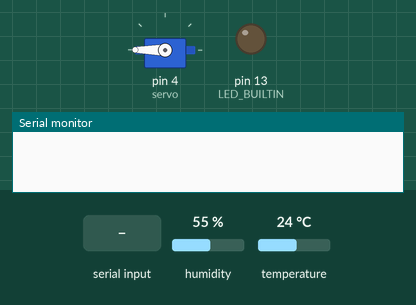
The sketch below on a simulated Arduino Uno, built with avr-gcc and run on an emulated ATmega328P. Shown: servo, output pins drawn as LEDs (lit = HIGH), the last lines printed to the serial monitor. The test bench sets the inputs (shaded band); at power-on: humidity 55 %, temperature 24 °C.

Above: at 1.2 s.
1.3 s: "2" received over Serial
At 2.3 s:
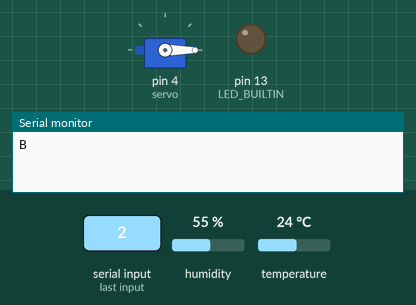
2.8 s: "1" received over Serial
At 3.4 s:
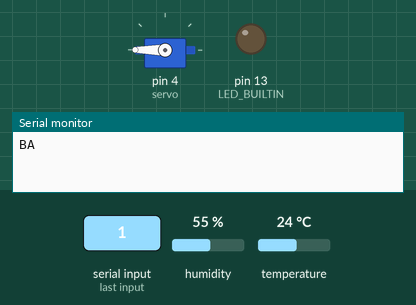
Timing chart, 0 to 5.8 s (numbered marks = the images above; inputs shaded):
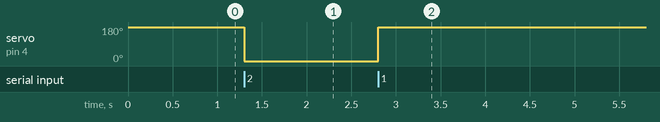

Measured:
- after the input at 1.3 s, servo on pin 4 (servo): 180° → 0° at once
- after the input at 2.8 s, servo on pin 4 (servo): 0° → 180° at once

The sketch:

ArduinoCode_project_withbutton.ino
```cpp
#include <DHT.h>
#include <ArduinoJson.h>
#include <Servo.h>

#define DHT_PIN 5    // Pin connected to the DHT sensor
#define DHT_TYPE DHT11   // DHT sensor type

Servo servo; // servo object representing the MG 996R servo
DHT dht(DHT_PIN, DHT_TYPE);

const int buttonPin = 0;  // Pin connected to the external button
bool buttonState = false;  // Current state of the button
bool previousButtonState = false;  // Previous state of the button
unsigned long debounceDelay = 10;  // Debounce delay in milliseconds
unsigned long lastDebounceTime = 0;  // Last time the button state changed

void setup() {
  Serial.begin(115200);
  while (!Serial) {
    ; // wait for serial port to connect. Needed for native USB
  }
  pinMode(LED_BUILTIN, OUTPUT);

  // Servo Motor code
  servo.attach(4); // servo is wired to Arduino on digital pin 4
  servo.write(180); // move MG996R's shaft to angle 0° (Fechado)

  // DHT Sensor code
  dht.begin();

  // External button setup
  pinMode(buttonPin, INPUT_PULLUP);
}

void loop() {
  // Read sensor data
  float humidity = dht.readHumidity();
  float temperature = dht.readTemperature();

  // Handle serial input
  if (Serial.available() > 0) {
    char c = Serial.read();
    switch (c) {
      case '1':
        // OPEN servo motor
        if (servo.read() == 0) {
          servo.write(180); // move MG996R's shaft to angle 180° (It is an open position)
        }
        Serial.write("A"); // Send back 'A' as acknowledgement
        break;
      case '2':
        // Close servo motor
        if (servo.read() == 180) {
          servo.write(0); // move MG996R's shaft to angle 0° (It is a close position)
        }
        Serial.write("B"); // Send back 'B' as acknowledgement
        break;
      case '3':
        // Send DHT11 data
        if (isnan(humidity) || isnan(temperature)) {
          Serial.println(F("Failed to read from DHT sensor!"));
        } else {
          sendDHT11Data(temperature, humidity);
        }
        Serial.write("B"); // Send back 'B' as acknowledgement
        break;
      default:
        Serial.write("E"); // Send back 'E' for error
        break;
    }
  }

  // Check button state with debounce
  if (millis() - lastDebounceTime > debounceDelay) {
    buttonState = digitalRead(buttonPin);

    // Button pressed
    if (buttonState == LOW && previousButtonState == HIGH) {
      if (servo.read() == 0) {
        servo.write(180); // Open the servo if it's closed
      } else {
        servo.write(0); // Close the servo if it's open
      }
    }

    previousButtonState = buttonState;
    lastDebounceTime = millis();
  }
}

void sendDHT11Data(float temperature, float humidity) {
  StaticJsonDocument<128> jsonDoc;
  jsonDoc["temperature"] = temperature;
  jsonDoc["humidity"] = humidity;

  String jsonString;
  serializeJson(jsonDoc, jsonString);

  Serial.println(jsonString);
}
```
